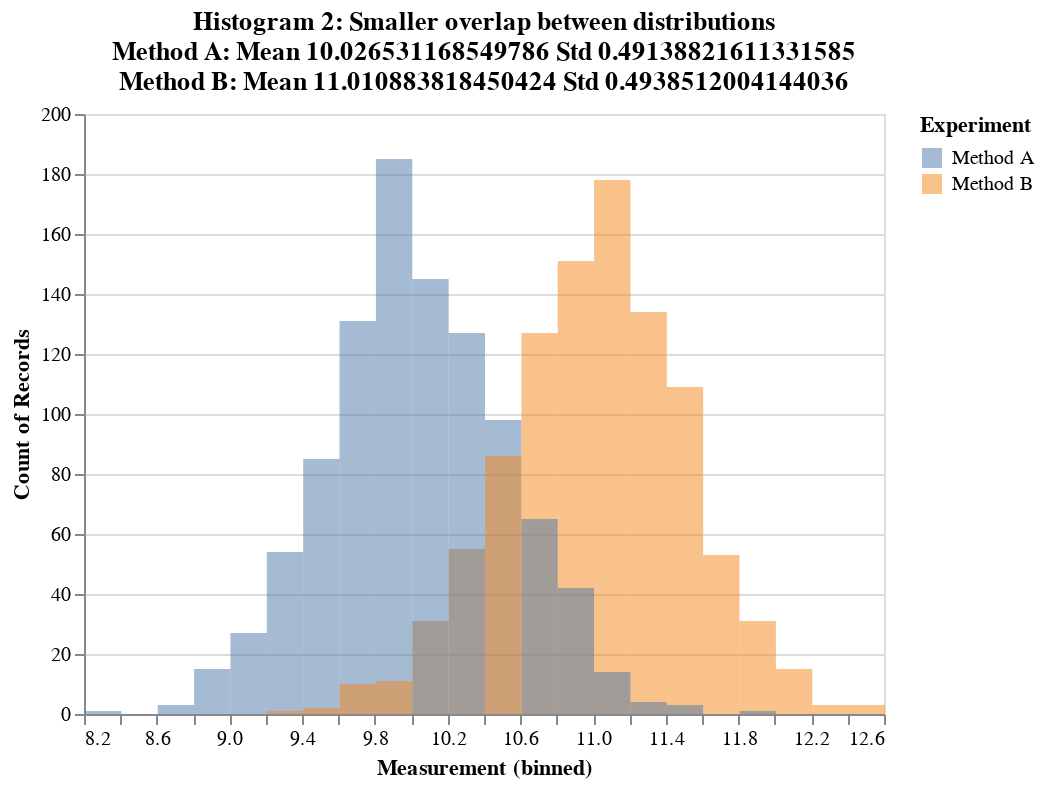

Notebook cell for this chart:
### Code cell
import pandas as pd
import altair as alt
import numpy as np

df = pd.read_pickle('example2.pkl')

alt.Chart(df).transform_fold(
    ['Method A', 'Method B'],
    as_=['Experiment', 'Measurement']
).mark_bar(
    opacity=0.5,
    binSpacing=0
).encode(
    alt.X('Measurement:Q', 
          bin=alt.Bin(maxbins=30)),
    alt.Y('count()', stack=None),
    alt.Color('Experiment:N')    
).properties(
    title=['Histogram 2: Smaller overlap between distributions',
           'Method A: Mean ' + str(df['Method A'].mean())  + ' Std ' + str(df['Method A'].std()),
           'Method B: Mean ' + str(df['Method B'].mean())  + ' Std ' + str(df['Method B'].std())
          ])

### Figure 1 — Vega-Lite specification as saved in the notebook (floating-point values rounded to 4 significant figures; data arrays with more than 128 entries replaced by an {"elided": "..."} marker saying what was removed)
{"config": {"view": {"continuousWidth": 400, "continuousHeight": 300}}, "data": {"name": "data-d35f7836247d9dcf6b80dc05da1c2a9e"}, "mark": {"type": "bar", "binSpacing": 0, "opacity": 0.5}, "encoding": {"color": {"field": "Experiment", "type": "nominal"}, "x": {"bin": {"maxbins": 30}, "field": "Measurement", "type": "quantitative"}, "y": {"aggregate": "count", "stack": null, "type": "quantitative"}}, "title": ["Histogram 2: Smaller overlap between distributions", "Method A: Mean 10.026531168549786 Std 0.49138821611331585", "Method B: Mean 11.010883818450424 Std 0.4938512004144036"], "transform": [{"fold": ["Method A", "Method B"], "as": ["Experiment", "Measurement"]}], "$schema": "https://vega.github.io/schema/vega-lite/v4.17.0.json", "datasets": {"data-d35f7836247d9dcf6b80dc05da1c2a9e": {"elided": "1000 records"}}}
